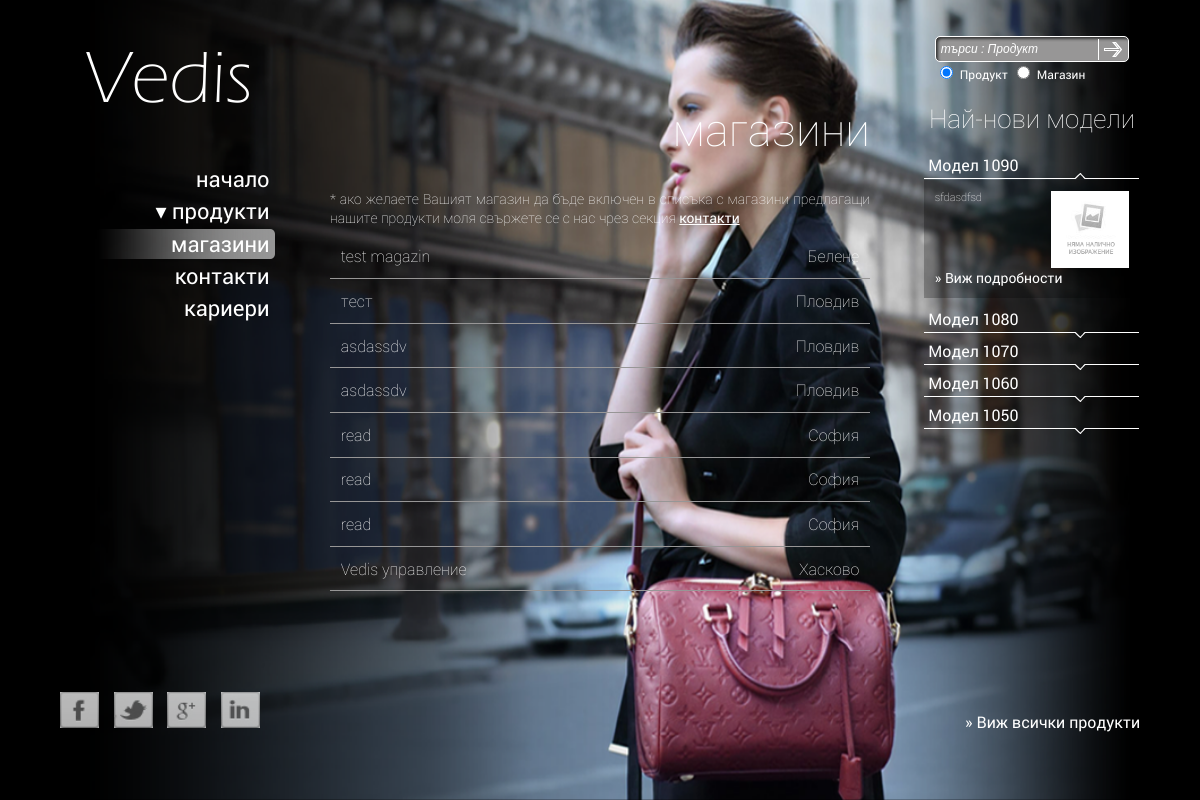
The app's page /pages/shops.php with its own data.
### tables this page shows
CREATE TABLE IF NOT EXISTS `shops` (
  `shopID` int(11) unsigned NOT NULL AUTO_INCREMENT,
  `name` tinytext NOT NULL,
  `address` text NOT NULL COMMENT 'shop address',
  `phone` text NOT NULL,
  `mail` text,
  `web` text,
  `gpsLat` double DEFAULT NULL,
  `gpsLon` double DEFAULT NULL,
  `cityID` int(11) unsigned NOT NULL,
  `is_active` enum('0','1') NOT NULL DEFAULT '1',
  PRIMARY KEY (`shopID`),
  KEY `cityID` (`cityID`)
);

CREATE TABLE IF NOT EXISTS `cities` (
  `cityID` int(11) unsigned NOT NULL AUTO_INCREMENT,
  `city_name` varchar(255) NOT NULL,
  `post_code` varchar(11) NOT NULL,
  PRIMARY KEY (`cityID`)
);

CREATE TABLE IF NOT EXISTS `products` (
  `productID` int(11) unsigned NOT NULL AUTO_INCREMENT COMMENT 'primary key',
  `catalogueID` int(11) unsigned NOT NULL DEFAULT '1' COMMENT 'catalogue number',
  `typeID` tinyint(3) unsigned NOT NULL COMMENT 'type foregn key',
  `genderID` tinyint(3) unsigned NOT NULL COMMENT 'gender foreign key',
  `usageID` tinyint(3) unsigned NOT NULL COMMENT 'usage foreign key',
  `description` text NOT NULL,
  `release_date` date NOT NULL,
  `last_update` timestamp NOT NULL DEFAULT CURRENT_TIMESTAMP ON UPDATE CURRENT_TIMESTAMP,
  `is_active` enum('0','1') NOT NULL DEFAULT '1' COMMENT '0-inactive,1-active',
  PRIMARY KEY (`productID`),
  UNIQUE KEY `catalogueID` (`catalogueID`),
  KEY `typeID` (`typeID`),
  KEY `genderID` (`genderID`),
  KEY `usageID` (`usageID`)
);

### includes/DBMYSQL.class.php (called while the page is built, shortened)
<?php
class DBMYSQL {
	public $conn;
	function __construct($hostname, $username, $password, $dbname) {
		$this->hostname = $hostname;
		$this->username = $username;
		$this->password = $password;
		$this->dbname = $dbname;
		$this->conn = @new mysqli($this->hostname, $this->username, $this->password, $this->dbname);
	}
	function query($query, $start = false, $end = false)
	{
		if (!$result = $this->conn->query($query))
		{
			throw new Exception("ERROR EXECUTING QUERY [" . $query . "]: " . $this->error($result));
		}
		return $result;
	}
	function fetchObject($result)
	{
		return $result->fetch_object();
	}
	function fetchArray($result)
	{
		if ($row = $result->fetch_array(MYSQLI_BOTH))
		{
			$odd = 0;
			foreach ($row as $key=>$value)
			{
				if ($odd)
				{
					$returned_row[$key] = $value;
				}
				$odd = 1 - $odd;
			}
			return $returned_row;
		}
		else
		{
			return false;
		}
	}
	function getPrKey($tablename)
	{
		$stmt = $this->query("SHOW KEYS FROM ".$tablename." WHERE Key_name = 'PRIMARY'");
		$row_arr = $this->fetchArray($stmt);
		return $row_arr['Column_name'];
	}
	function numRows($result = false)
	{
		return $result->num_rows;
	}
}
?>

### includes/last_five.php (the view, shortened to what this page needs)
<?php
$pr_key = $db->getPrKey('products');
$typeID = $db->getPrKey('product_type');
$query = "
	SELECT
	p.".$pr_key.",
	p.catalogueID as catnum,
	p.description as descr ,
	pi.name,
	pt.".$typeID." as typeID
	from products p
	LEFT JOIN product_images pi ON pi.".$pr_key." = p.".$pr_key."
	INNER JOIN product_type AS pt ON pt.".$typeID."= p.".$typeID."
	WHERE is_active = '1'
	GROUP BY p.".$pr_key."
	ORDER BY p.release_date DESC, p.last_update DESC
	LIMIT 0,5
	";
$stmt = $db->query($query);
$num_rows = $db->numRows($stmt);
if($num_rows>0)
{
	echo "<ul>";
	while($row = $db->fetchArray($stmt))
	{
		echo "<li>";
			echo "<div class='accordion_link'>";
				echo "<a href='javascript:void(0)'>Модел ".$row['catnum']."</a>";
			echo "</div>";
			echo "<div class='accordion_ithem'>";
				echo "<div class='short_text'>";
					$cut_descr = "";
					if(strlen($row['descr'])>100)
						$cut_descr = substr($row['descr'], 0, strrpos(substr($row['descr'], 0, 100), ' '))."...";
					else
						$cut_descr = $row['descr'];
					echo "<span>".$cut_descr."</span>";
				echo "</div>";
				echo "<a href='".SITE_URL.SITE_ROOT."pages/product_preview.php?".$pr_key."=".$row[$pr_key]."#product_type=".$row['typeID']."'>";
				if(isset($row['name'])&&""!=$row['name'])
					echo "<img src='".SITE_UPOLADS."product_images/".$row['name']."' alt='модел ".$row['catnum']."' title='модел ".$row['catnum']."' />";
				else
					echo "<img src='".SITE_UPOLADS."no_image.png' alt='без изображение' title='без изображение' />";
				echo "</a>";
				echo "<a class='last_model_link' href='".SITE_URL.SITE_ROOT."pages/product_preview.php?".$pr_key."=".$row[$pr_key]."#product_type=".$row['typeID']."'>&raquo; Виж подробности</a>";
			echo "</div>";
		echo "</li>";
	}
	echo "</ul>";
}
else
	echo "Няма записи в базата данни!";
 ?>

### includes/shops_content.php (shortened to what this page needs)
<?php
	$shops_prKey = $db->getPrKey('shops');
	$cities_prKey = $db->getPrKey('cities');
	$order = "ORDER BY city ASC";
	$query = "SELECT
		sh.".$shops_prKey." as id,
		sh.name as name,
		sh.is_active,
		c.city_name as city
		FROM shops sh
		INNER JOIN cities c ON c.".$cities_prKey." = sh.".$cities_prKey."
		WHERE sh.is_active = '1' ".$order."
	";
	$stmt = $db->query($query);
	if($db->numRows($stmt)>0)
	{
		echo "<div class='scrollable'>";
		while($row=$db->fetchObject($stmt))
		{
			echo "<div class='shop_row'>";
				echo "<a class='shops_prev' href='".SITE_URL.SITE_ROOT."pages/shops_preview.php?".$shops_prKey."=".$row->id."'>";
					echo "<span class='left'>".$row->name."</span><span class='right'>".$row->city."</span>";
				echo "</a>";
			echo "</div>";
		}
		echo "</div>";
	}
	else
		echo "Няма записи в тази таблица!";
?>

### css/global.css (style rules this page uses)
.left { float:left }
.right { float:right }
ul { list-style:none;margin:0;padding:0 }
img { border:none; }
a { text-decoration:none;color:#ffffff; }
body { padding:0; margin:0; background:#000000; font-family:"Roboto"; color:#ffffff; }
.lateral_column .left_content ul li { margin:0; padding:0; text-align:left; }
.lateral_column .left_content ul li .accordion_link { width:98%; padding:0 0 10px 2%; background: url(../images/slider_offer_lineDOWN.png) no-repeat right bottom; }
.lateral_column .left_content ul li .accordion_link a { color:#ffffff; text-decoration:none; }
.left_content ul li .accordion_ithem { width:90%; padding:5%; margin:-6px 0 10px; background:url(../images/semitransparent_backgr.png); display:none; color:#ffffff; }
.accordion_ithem span { font-size:12px; font-family:robotothin; }
.accordion_ithem .short_text { width:50%; margin-bottom:10px; float:left; text-align:justify; line-height:70%; }
.accordion_ithem .short_text span { color:#ffffff; font-size:11px; }
.accordion_ithem img { width:40%; height:auto; float:right; }
a.last_model_link { color:#ffffff; font-size:14px; }
a.shops_prev { color:#ffffff; }
.shop_row { width:96%; position:relative; padding:2%; border-bottom:1px solid #979696; font-family:robotothin; }

### records on screen
shops: name "test magazin", cityID.city_name "Белене"
shops: name "тест", cityID.city_name "Пловдив"
shops: name "asdassdv", cityID.city_name "Пловдив"
shops: name "asdassdv", cityID.city_name "Пловдив"
shops: name "read", cityID.city_name "София"
shops: name "read", cityID.city_name "София"
shops: name "read", cityID.city_name "София"
shops: name "Vedis управление", cityID.city_name "Хасково"
products: catalogueID "1090", description "sfdasdfsd"
products: catalogueID "1080"
products: catalogueID "1070"
products: catalogueID "1060"
products: catalogueID "1050"
